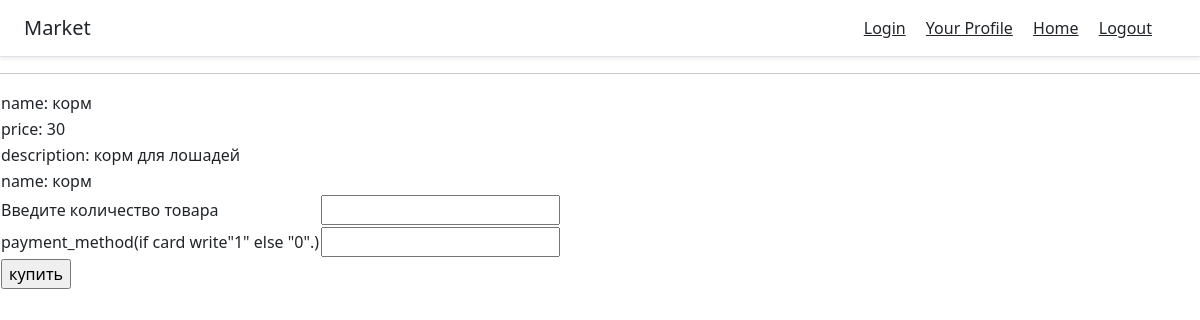
Page /product/2 (signed in) on the committed database.
### app/models.py (models this page shows)
class Product(db.Model):
    id = db.Column(db.Integer, primary_key=True)
    name = db.Column(db.String(256), index = True)
    description = db.Column(db.String(64), index=True)
    price = db.Column(db.Integer, index=True)
    mount = db.Column(db.Integer, index=True)
    category = db.Column(db.String(64), index=True)
    id_market = db.Column(db.Integer, index=True)

### app/views.py (the view)
@app.route('/product/<id>', methods = ['GET', 'POST'])
def product(id):
    product = Product.query.filter_by(id=id).first()
    market = Market.query.filter_by(id=product.id_market).first()
    products = Product.query.filter_by(id_market=market.id).all()
    nickname = session['nickname']
    user = User.query.filter_by(nickname=nickname).first()
    if request.method == "POST":
        times = time.asctime()
        productt = product.name
        mount = request.form.get('mount')
        payment_method = request.form.get('payment_method')
        price = product.price
        category = product.category
        if mount == None or payment_method == None or int(mount) < 1 or (int(payment_method) != 0 and int(payment_method) != 1):
            flash('Одно из полей осталось пустым или введено некорректное значение')
            return redirect(url_for("product",id=id))
        check = Check(times=str(times), product=productt, price=price, mount=int(mount), category=category,
                      payment_method=int(payment_method), user_id=user.id)
        db.session.add(check)
        db.session.commit()
        return render_template("shop.html",market=market,products=products)
    else:
        return render_template("product.html",product=product)

### app/views.py (called while the page is built)
@lm.user_loader
def load_user(id):
    return User.query.get(int(id))

### app/templates/product.html (shortened to what this page needs)
<!DOCTYPE html>
<html lang="en">
<head>
</head>
<body>
{% extends "base.html" %}
{% block content %}
<form action = "" method = "post">
    <table>
            <tr>
                <td>name: {{product.name}}</td>
            </tr>
            <tr>
                <td>price: {{product.price}}</td>
            </tr>
             <tr>
                 <td>description: {{product.description}}</td>
            </tr>
            <tr>
                <td>name: {{product.name}}</td>
                </tr>
            <tr>
                <td>Введите количество товара</td>
                <td><input type="number" name = "mount"></td>
            </tr>
            <tr>
                <td>payment_method(if card write"1" else "0".)</td>
                <td><input type="number" name = "payment_method"></td>
            </tr>
            <tr>
                <td><input type = "submit" value = "купить" /></td>
            </tr>
        </table>
</form>
{% endblock %}

### rows in the picture
Product: name "корм", price "30", description "корм для лошадей"
